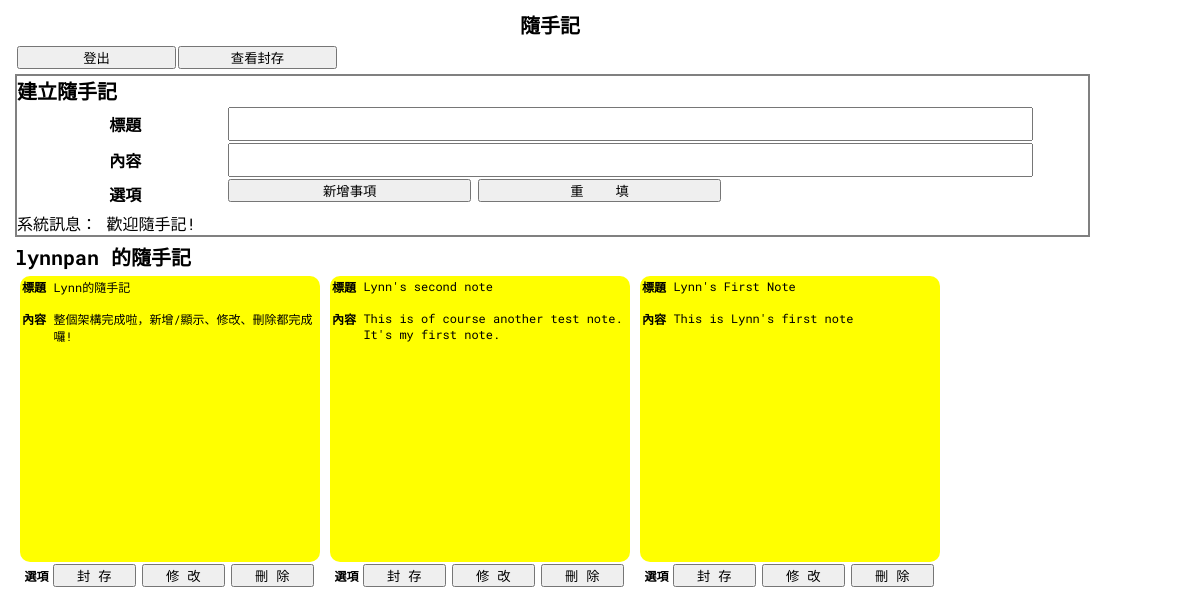
/notes/ (signed in), run on the app's committed database.
### notes_app/models.py (models this page shows, shortened)
class Note(models.Model):
    id = models.AutoField(primary_key=True)
    UserID = models.IntegerField(null=True)
    Title = models.CharField(max_length=255, null=False)
    Content = models.CharField(max_length=255, null=False)
    Archived = models.BooleanField(default=False)
    DateOfCreate = models.DateTimeField(auto_now=True)

### notes_app/views.py (the view)
# urls.py: path('notes/', views.notes),
def notes(request):
    if (request.user.id == None):
        return redirect('/login/')
    username = request.user.username
    curr_user_id = request.user.id
    notes = Note.objects.filter(UserID=curr_user_id).order_by('-DateOfCreate')
    notes = notes.filter(Archived='False')
    if (request.method == 'POST'):
        title = request.POST['title']
        content = request.POST['content']
        note = Note.objects.create(UserID=curr_user_id, Title=title, Content=content, Archived='False')
        note.save()
        print(f'Note {note.id} saved for --- user {curr_user_id}')
        return redirect('.')
    else:
        message = '歡迎隨手記!'
    context = {'notes':notes, 'message':message, 'username':username}
    return render(request, 'notes.html', context)

### templates/notes.html (shortened to what this page needs)
{% extends "base.html" %}
{% block title %}
    {% load static %} <link href="{% static "css/styles.css" %}" rel="stylesheet" type="text/css" />
{% endblock %}
{% block content %}
    <div class="main">
        <h1> 隨手記 </h1>
        <div class = "option-table">
            <table>
                <tr>
                    <td>
                        <form action="/logout">
                            <input type="submit" value="登出" />
                        </form>
                    </td>
                    <td>
                        <form action="/archived">
                            <input type="submit" value="查看封存" />
                        </form>
                    </td>
                </tr>
            </table>
        </div>
        <div class="notes-input">
            <h2> 建立隨手記 </h2>
            <form action="." method="POST" name="form" id="form1">
                <table>
                    <tr class="notes-input-title-row">
                        <th>標題</th>
                        <td><input type="text" name="title" id="input_title" /></td>
                    </tr>
                    <tr class="notes-input-content-row">
                        <th>內容</th>
                        <td><input type="text" name="content" id="input_content" /></td>
                    </tr>
                    <tr class="notes-input-button-row">
                        <th>選項</th>
                        <td>
                            <input type="submit" name="button_new" id="button_new" value="新增事項">
                            <input type="reset" name="button_reset" id="button_reset" value="重    填">
                        </td>
                    </tr>
                </table>
            </form>
            <span> 系統訊息： {{message}} </span>
        </div>
        <div class="show-notes">
            <h2> {{ username }} 的隨手記 </h2>
            {% for note in notes %}
            <div class = "notes-block">
                <table class="notes-block-hover">
                    <tr class="notes-block-title-row">
                        <th>標題</th>
                        <td> {{ note.Title }} </td>
                    </tr>
                    <tr class="notes-block-content-row">
                        <th>內容</th>
                        <td> {{ note.Content }} </td>
                    </tr>
                </table>
                <table class="notes-block-option">
                    <tr>
                        <th>選項</th>
                        <td>
                            <form action="/archiving/{{note.id}}/">
                                <input type="submit" value="封 存" />
                            </form>
                        </td>
                        <td>
                            <form action="/edit/{{note.id}}/">
                                <input type="submit" value="修 改" />
                            </form>
                        </td>
                        <td>
                            <form action="/delete/{{note.id}}/">
                                <input type="submit" value="刪 除" />
                            </form>
                        </td>
                    </tr>
                </table>
            </div>
            {% endfor %}
        </div>
    </div>
{% endblock %}

### templates/base.html
<!DOCTYPE html>
<html>
	<head>
		{% block title %}{% endblock %}
	</head>
	<body>
		{% block content %}{% endblock %}
	</body>
</html>

### static/css/styles.css (style rules this page uses)
* { margin: 0; padding: 0; font-family:'Roboto Mono',monospace; }
.main { display: block; width: 1080px; margin-top: 10px; margin-left: 10px; border-radius: 5px; overflow: visible; }
.main h1 { text-align: center; font-size: 20px; }
.main h2 { font-size: 20px; }
.main td { font-size: 12px; }
.option-table { display: block; margin-top: 5px; margin-left: 5px; width: 30%; height: 25px; }
.option-table table { width: 100%; height: 20px; }
.option-table td { width: 50%; height: 20px; }
.option-table input { width: 100%; }
.notes-input { display: block; border: solid gray 2px; margin-top: 5px; margin-left: 5px; }
.notes-input table { margin-left: 5px; width: 95%; height:100px; }
.notes-input th { width: 20%; }
.notes-input td { width: 80%; }
.notes-input-title-row { height: 30px; }
.notes-input-content-row { height: 30px; }
.notes-input-button-row { height: 30px; }
.notes-input-button-row input { width: 30%; }
#input_title { width: 99%; line-height: 30px; }
#input_content { width: 99%; height: 30px; }
.show-notes { display: block; margin-top: 5px; margin-left: 5px; overflow: visible; }
.notes-block { display: block; float: left; margin: 5px; width: 300px; height: 300px; font-size: 12px; }
.notes-block-hover th { width: 10%; }
.notes-block-hover td { width: 90%; }
.notes-block-hover { border-radius: 10px; background-color: yellow; width: 100%; height: 280px; }
.notes-block-title-row { height: 30px; }
.notes-block-title-row th, td { text-align: left; vertical-align: top; word-wrap: break-word; }
.notes-block-content-row { height: 250px; }
.notes-block-content-row th, td { text-align: left; vertical-align: top; word-wrap: break-word; }
.notes-block-option { width: 100%; height: 20px; }
.notes-block-option th { width: 10%; }
.notes-block-option td { width: 30%; }
.notes-block-option input { width: 95%; }

### data on the page
Note: Title "Lynn的隨手記", Content "整個架構完成啦，新增/顯示、修改、刪除都完成囉!"
Note: Title "Lynn's second note", Content "This is of course another test note. It's my first note."
Note: Title "Lynn's First Note", Content "This is Lynn's first note"

### other printed values
{{ message }} "歡迎隨手記!"
{{ username }} "lynnpan"
